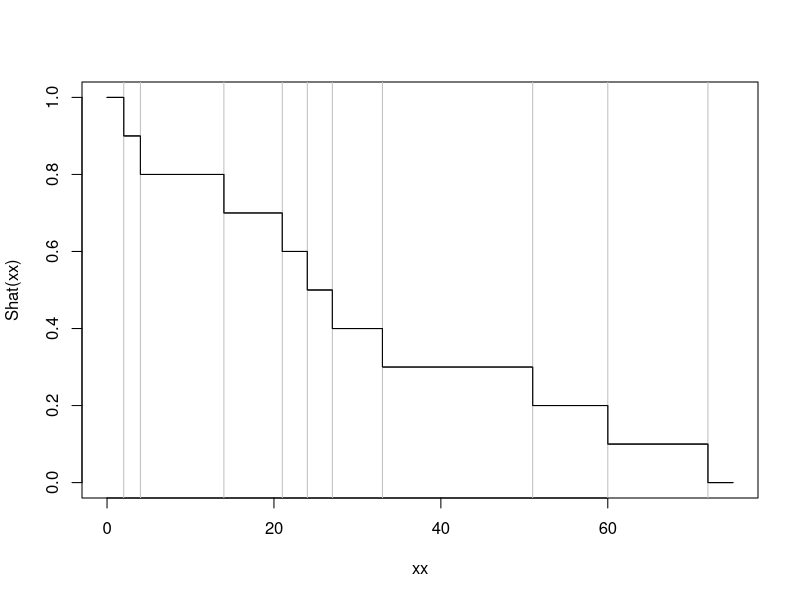

Here is the R script that generated this plot:
## ---- chunk 1
set.seed(330)
t.samp <- c(2,    4,   14,   21 ,  24  , 27,   33,   51  , 60,   72)  
cat("t = ", sort(t.samp))
## ---- chunk 2
Shat <- function(t) {
  sapply(t, function(tt) (length(t.samp) - sum(t.samp <= tt)) / length(t.samp))
}

xx <- seq(0, 75, by = 1)
plot(Shat(xx) ~ xx, type = "s")
abline(v = t.samp, col = "grey75")
lines(Shat(xx) ~ xx, type = "s")

